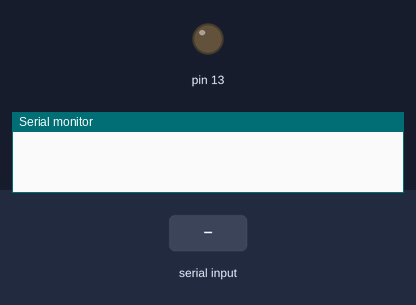
This sketch was run on a simulated Arduino Uno, built with avr-gcc and run on an emulated ATmega328P. Shown: output pins drawn as LEDs (lit = HIGH), the last lines printed to the serial monitor. The test bench sets the inputs (shaded band).

Above: at 1.2 s.
1.3 s: "1" received over Serial
At 2.4 s:
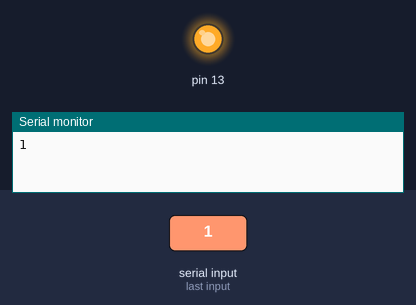
2.8 s: "0" received over Serial
At 3.5 s:
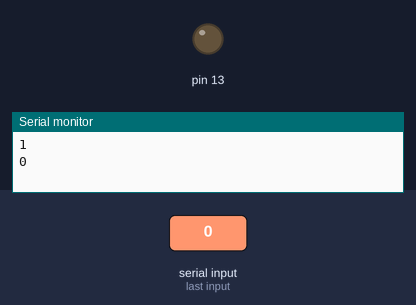
Timing chart, 0 to 5.8 s (numbered marks = the images above; inputs shaded):
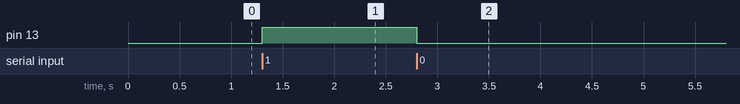

The sketch:

Bluetooth_LED.ino
```cpp
char a='0';
void setup() {
  // put your setup code here, to run once:
  Serial.begin(9600);
  pinMode(13,OUTPUT);
}

void loop() {
  // put your main code here, to run repeatedly:
  if(Serial.available() >0){
   a=Serial.read();
    Serial.println(a);
    if(a=='1')
    {
      digitalWrite(13,HIGH);
    }
    else if(a=='0')
    {
      digitalWrite(13,LOW);
    }
  }
}
```

Measured:
- after the input at 1.3 s, pin 13: LOW → HIGH at once
- after the input at 2.8 s, pin 13: HIGH → LOW at once
